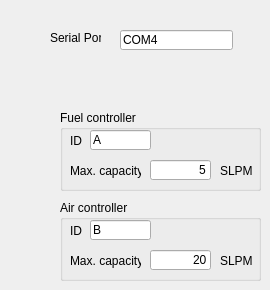
    <widget class="QWidget" name="tab_connection">
     <attribute name="title">
      <string>Connection Settings</string>
     </attribute>
     <widget class="QGroupBox" name="groupBox_5">
      <property name="geometry">
       <rect>
        <x>60</x>
        <y>110</y>
        <width>201</width>
        <height>81</height>
       </rect>
      </property>
      <property name="title">
       <string>Fuel controller</string>
      </property>
      <widget class="QLineEdit" name="input_fuelControllerID">
       <property name="geometry">
        <rect>
         <x>30</x>
         <y>20</y>
         <width>61</width>
         <height>20</height>
        </rect>
       </property>
       <property name="text">
        <string>A</string>
       </property>
      </widget>
      <widget class="QLabel" name="label_10">
       <property name="geometry">
        <rect>
         <x>10</x>
         <y>20</y>
         <width>51</width>
         <height>21</height>
        </rect>
       </property>
       <property name="text">
        <string>ID</string>
       </property>
      </widget>
      <widget class="QLabel" name="label_11">
       <property name="geometry">
        <rect>
         <x>10</x>
         <y>50</y>
         <width>71</width>
         <height>21</height>
        </rect>
       </property>
       <property name="text">
        <string>Max. capacity</string>
       </property>
      </widget>
      <widget class="QLineEdit" name="input_fuelControllerMaxCapac">
       <property name="geometry">
        <rect>
         <x>90</x>
         <y>50</y>
         <width>61</width>
         <height>20</height>
        </rect>
       </property>
       <property name="text">
        <string>5</string>
       </property>
       <property name="alignment">
        <set>Qt::AlignRight|Qt::AlignTrailing|Qt::AlignVCenter</set>
       </property>
      </widget>
      <widget class="QLabel" name="label_24">
       <property name="geometry">
        <rect>
         <x>160</x>
         <y>50</y>
         <width>51</width>
         <height>21</height>
        </rect>
       </property>
       <property name="text">
        <string>SLPM</string>
       </property>
      </widget>
     </widget>
     <widget class="QLabel" name="label_9">
      <property name="geometry">
       <rect>
        <x>50</x>
        <y>30</y>
        <width>51</width>
        <height>16</height>
       </rect>
      </property>
      <property name="text">
       <string>Serial Port</string>
      </property>
     </widget>
     <widget class="QGroupBox" name="groupBox_6">
      <property name="geometry">
       <rect>
        <x>60</x>
        <y>200</y>
        <width>201</width>
        <height>81</height>
       </rect>
      </property>
      <property name="title">
       <string>Air controller</string>
      </property>
      <widget class="QLineEdit" name="input_airControllerID">
       <property name="geometry">
        <rect>
         <x>30</x>
         <y>20</y>
         <width>61</width>
         <height>20</height>
        </rect>
       </property>
       <property name="text">
        <string>B</string>
       </property>
      </widget>
      <widget class="QLabel" name="label_12">
       <property name="geometry">
        <rect>
         <x>10</x>
         <y>20</y>
         <width>51</width>
         <height>21</height>
        </rect>
       </property>
       <property name="text">
        <string>ID</string>
       </property>
      </widget>
      <widget class="QLabel" name="label_13">
       <property name="geometry">
        <rect>
         <x>10</x>
         <y>50</y>
         <width>71</width>
         <height>21</height>
        </rect>
       </property>
       <property name="text">
        <string>Max. capacity</string>
       </property>
      </widget>
      <widget class="QLineEdit" name="input_airControllerMaxCapac">
       <property name="geometry">
        <rect>
         <x>90</x>
         <y>50</y>
         <width>61</width>
         <height>20</height>
        </rect>
       </property>
       <property name="text">
        <string>20</string>
       </property>
       <property name="alignment">
        <set>Qt::AlignRight|Qt::AlignTrailing|Qt::AlignVCenter</set>
       </property>
      </widget>
      <widget class="QLabel" name="label_23">
       <property name="geometry">
        <rect>
         <x>160</x>
         <y>50</y>
         <width>51</width>
         <height>21</height>
        </rect>
       </property>
       <property name="text">
        <string>SLPM</string>
       </property>
      </widget>
     </widget>
     <widget class="QLineEdit" name="input_connection_port">
      <property name="geometry">
       <rect>
        <x>120</x>
        <y>30</y>
        <width>113</width>
        <height>20</height>
       </rect>
      </property>
      <property name="text">
       <string>COM4</string>
      </property>
     </widget>
    </widget>
